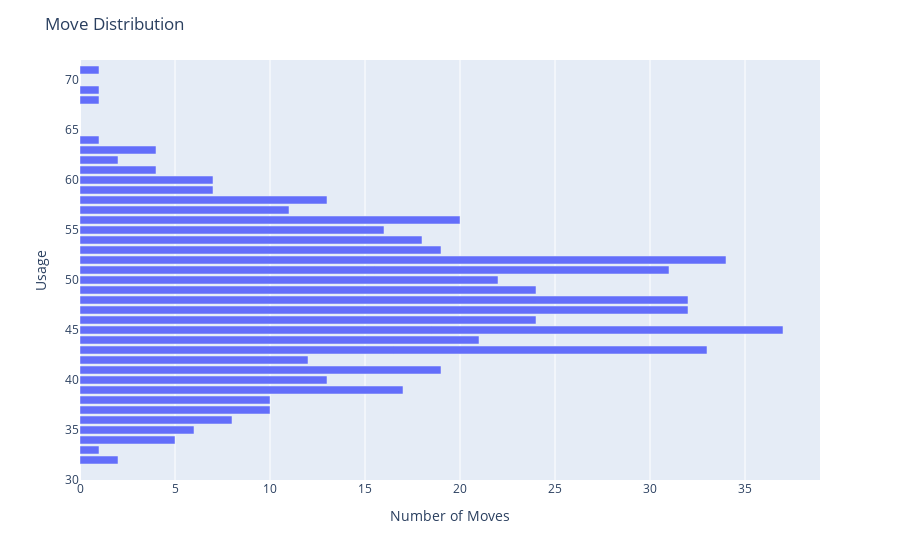

The notebook cell this image was saved under:
### Markdown cell above
Display move distribution

### Code cell
# Get move usage spread of every move called by Metronome
df_group = df_moves.groupby('Usage')['Move'].count().reset_index()
# Display in horizontal bar graph using Matplotlib
plt.barh(df_group['Usage'], df_group['Move'])
plt.title('Move Distribution')
plt.xlabel('Number of Moves')
plt.ylabel('Usage')
plt.xlim(0, df_group['Move'].max() + 1)
plt.xticks(range(0, df_group['Move'].max() + 1, 5))
plt.show()
# Display in horizontal bar graph using Plotly
fig = px.bar(df_group, x='Move', y='Usage', orientation='h')
fig.update_layout(title='Move Distribution', xaxis_title='Number of Moves', yaxis_title='Usage')
fig.update_yaxes(range=[30, df_group['Usage'].max() + 1])
fig.show()

### Figure 1 — Plotly figure (JSON) as saved in the notebook; plotly's stock layout.template omitted (floating-point values rounded to 4 significant figures)
{"data": [{"alignmentgroup": "True", "hovertemplate": "Move=%{x}<br>Usage=%{y}<extra></extra>", "legendgroup": "", "marker": {"color": "#636efa", "pattern": {"shape": ""}}, "name": "", "offsetgroup": "", "orientation": "h", "showlegend": false, "textposition": "auto", "type": "bar", "x": [2, 1, 5, 6, 8, 10, 10, 17, 13, 19, 12, 33, 21, 37, 24, 32, 32, 24, 22, 31, 34, 19, 18, 16, 20, 11, 13, 7, 7, 4, 2, 4, 1, 1, 1, 1], "xaxis": "x", "y": [32, 33, 34, 35, 36, 37, 38, 39, 40, 41, 42, 43, 44, 45, 46, 47, 48, 49, 50, 51, 52, 53, 54, 55, 56, 57, 58, 59, 60, 61, 62, 63, 64, 68, 69, 71], "yaxis": "y"}], "layout": {"barmode": "relative", "legend": {"tracegroupgap": 0}, "margin": {"t": 60}, "title": {"text": "Move Distribution"}, "xaxis": {"anchor": "y", "domain": [0, 1], "title": {"text": "Number of Moves"}}, "yaxis": {"anchor": "x", "domain": [0, 1], "range": [30, 72], "title": {"text": "Usage"}}}}
